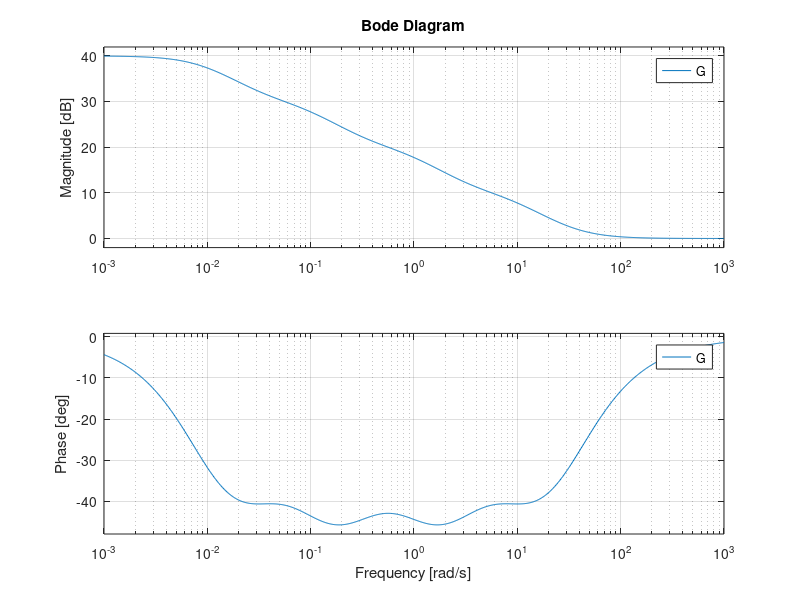

Source code (MATLAB):
z = 0.0316; p = 0.01;
G = tf([1 z],[1 p]);
G = G*tf([1 10*z],[1 10*p]);
G = G*tf([1 100*z],[1 100*p]);G = G*tf([1 1000*z],[1 1000*p]);
bode(G);

grid on
